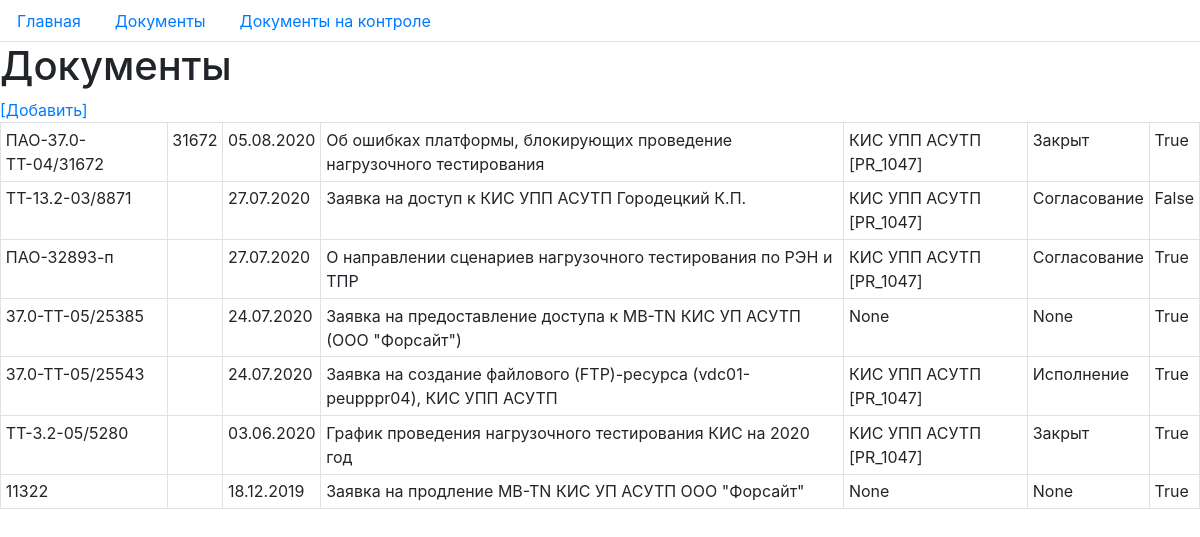
Page /document/ on the earlier database version.
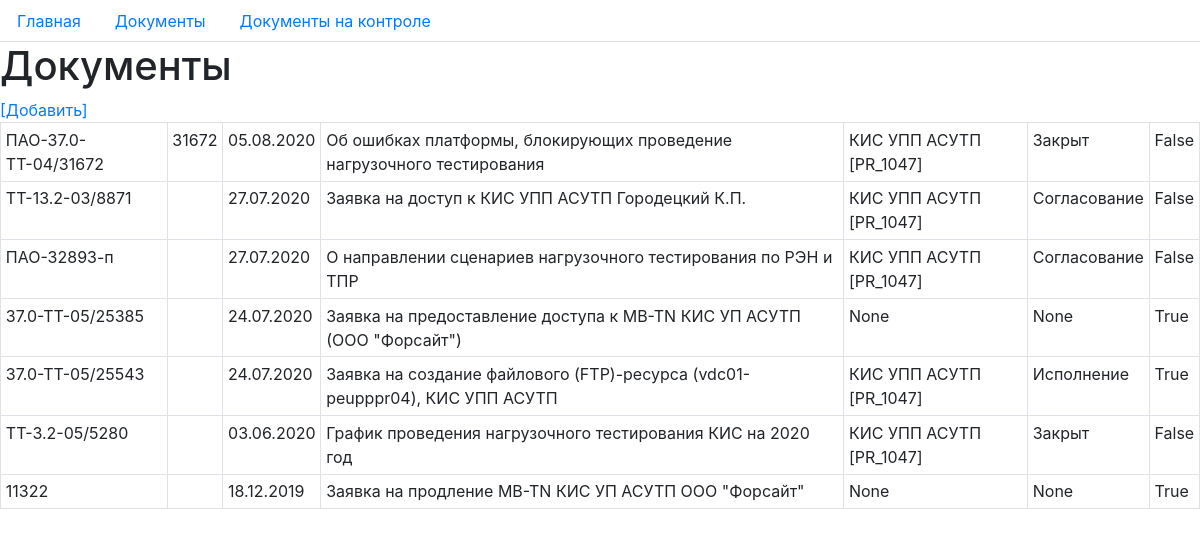
Same page on the later database version.
### document/models.py (models this page shows, shortened)
class Document(models.Model):
    sed_number = models.CharField(max_length=40, verbose_name="Номер СЭД")
    out_number = models.CharField(max_length=40, verbose_name="Внешний номер", blank=True)
    name = models.CharField(max_length=200, verbose_name="Название")
    reg_date = models.DateField(verbose_name="Дата регистрации", blank=True)
    project = models.ForeignKey(Project, verbose_name="Проект", blank=True, on_delete=models.PROTECT, null=True)
    status = models.ForeignKey(DocumentStatus, verbose_name="Состояние документа", blank=True, on_delete=models.PROTECT, null=True)
    control = models.BooleanField(verbose_name="На контроле", default=True)
    class Meta:
        verbose_name = "Документ"
        verbose_name_plural = "Документы"
        ordering = ['-reg_date', 'name', 'sed_number']

class DocumentStatus(models.Model):
    status = models.CharField(max_length=100, verbose_name="Состояние документа")
    status_order = models.PositiveIntegerField(verbose_name="Порядок")
    class Meta:
        verbose_name = "Состояние документа"
        verbose_name_plural = "Состояния документов"
        ordering = ['status_order', 'status']
    def __str__(self):
        return self.status

### project/models.py (models this page shows)
class Project(models.Model):
    full_name = models.CharField(max_length=100, verbose_name="Имя проекта")
    abbr_name = models.CharField(max_length=20, verbose_name="Аббревиатура проекта")
    upit_code = models.CharField(max_length=10, verbose_name="КОД УПИТ", default="PR_")
    description = models.TextField(verbose_name="Описание")
    class Meta:
        verbose_name = "Проект"
        verbose_name_plural = "Проекты"
        ordering = ['abbr_name']
    def __str__(self):
        return f"{self.abbr_name} [{self.upit_code}]"

### document/views.py (the view)
# urls.py: path("", views.documents, name="all"),
def documents(request):
    document_list = Document.objects.all()
    context = {
        "document_list": document_list,
        "title": "Документы",
    }
    return render(request, "document/documents.html", context)

### document/templates/document/documents.html (shortened to what this page needs)
{% extends "base.html" %}
{% block content %}
<h1>{{ title }}</h1> <a href="{% url 'documents:add' %}">[Добавить]</a>
<table class="table table-hover table-bordered table-sm">
{% for document in document_list %}
<tr>
<td>{{ document.sed_number }}</td>
<td>{{ document.out_number }}</td>
<td>{{ document.reg_date|date:"d.m.Y" }}</td>
<td>{{ document.name }}</td>
<td>{{ document.project }}</td>
<td>{{ document.status }}</td>
<td>{{ document.control }}</td>
</tr>
{% endfor %}
</table>
{% endblock %}

Differences in the rows shown:
changed Document "ПАО-37.0-ТТ-04/31672": control "True" → "False"
changed Document "ПАО-32893-п": control "True" → "False"
changed Document "ТТ-3.2-05/5280": control "True" → "False"
